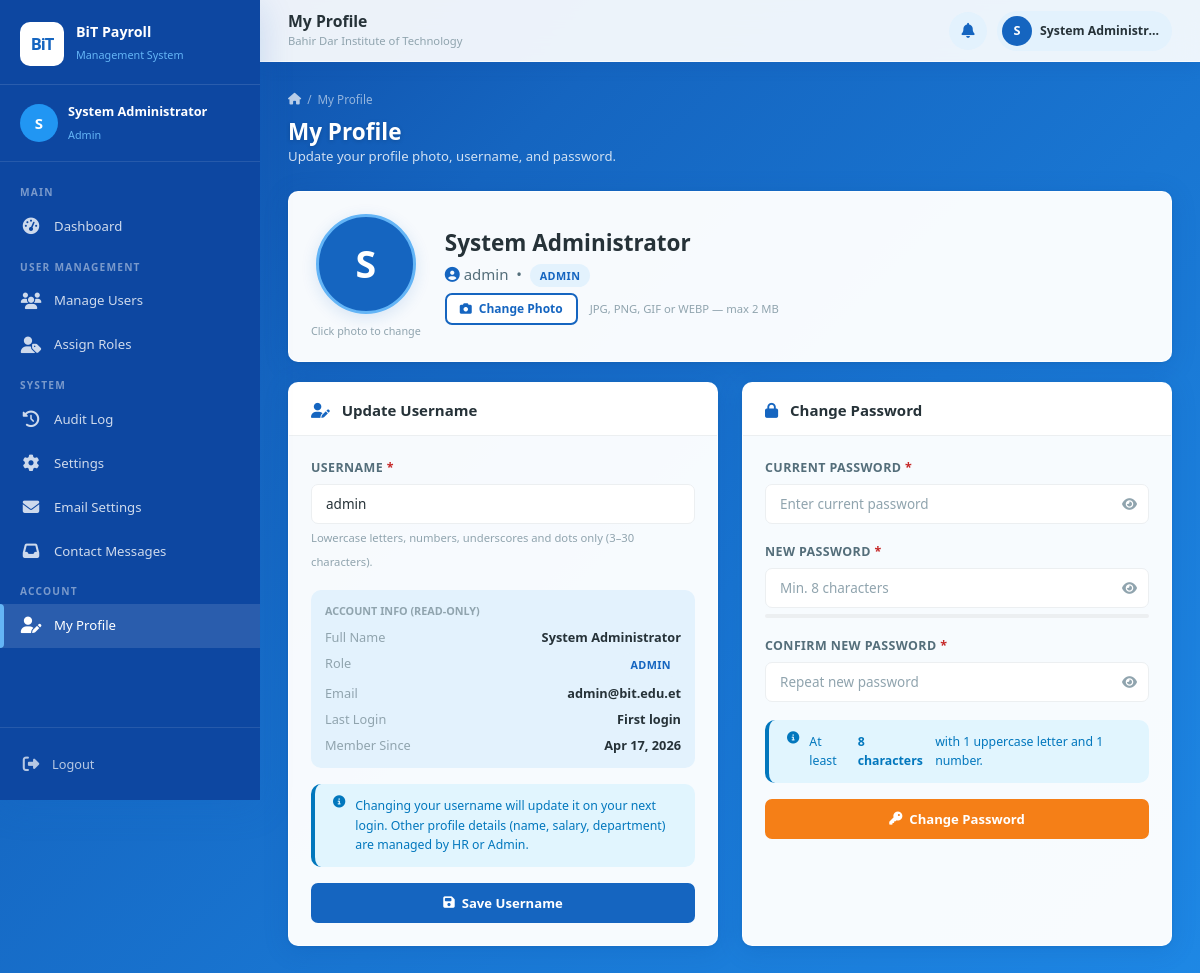
Page /pages/profile/my_profile.php (signed in) on the committed database.
### tables this page shows
CREATE TABLE users (
    user_id       INT UNSIGNED    NOT NULL AUTO_INCREMENT,
    username      VARCHAR(50)     NOT NULL UNIQUE,
    password      VARCHAR(255)    NOT NULL,           
    role          ENUM('admin','hr','finance','employee') NOT NULL DEFAULT 'employee',
    full_name     VARCHAR(100)    NOT NULL,
    email         VARCHAR(100)             UNIQUE,
    is_active     TINYINT(1)      NOT NULL DEFAULT 1,
    last_login    DATETIME                 DEFAULT NULL,
    created_at    DATETIME        NOT NULL DEFAULT CURRENT_TIMESTAMP,
    updated_at    DATETIME        NOT NULL DEFAULT CURRENT_TIMESTAMP
                                           ON UPDATE CURRENT_TIMESTAMP,
    PRIMARY KEY (user_id),
    INDEX idx_users_role     (role),
    INDEX idx_users_active   (is_active)
);

### pages/profile/my_profile.php (the view, shortened to what this page needs)
<?php
$depth      = '../../';
$pdo     = getDB();
$user_id = (int)$_SESSION['user_id'];
$script_name = str_replace('\\', '/', $_SERVER['SCRIPT_NAME']);
$project_url = substr($script_name, 0, strpos($script_name, '/pages/'));
$uploads_url = $project_url . '/assets/uploads/profiles/';
$user_stmt = $pdo->prepare("
    SELECT u.*,
           e.emp_id, e.position, e.status AS emp_status,
           d.dept_name
    FROM   users u
    LEFT JOIN employees e  ON e.user_id = u.user_id
    LEFT JOIN departments d ON e.dept_id = d.dept_id
    WHERE  u.user_id = ?
");
$user_stmt->execute([$user_id]);
$user = $user_stmt->fetch();
$photo_url = $user['profile_photo']
    ? $uploads_url . rawurlencode($user['profile_photo'])
    : null;
require_once $depth . 'includes/header.php';
?>
<div class="breadcrumb">
    <i class="fas fa-home"></i><span>/</span><span>My Profile</span>
</div>
<div class="page-header">
    <h1>My Profile</h1>
    <p>Update your profile photo, username, and password.</p>
</div>
<div class="card mb-3">
    <div class="card-body">
        <div style="display:flex;align-items:center;gap:24px;flex-wrap:wrap;">
            <div style="flex-shrink:0;text-align:center;">
                <div style="position:relative;display:inline-block;cursor:pointer;"
                     onclick="document.getElementById('photoInput').click()"
                     title="Click to change photo">
                    <div id="photoInitials"
                         style="width:100px;height:100px;border-radius:50%;background:var(--primary);
                                display:<?= $photo_url ? 'none' : 'flex' ?>;
                                align-items:center;justify-content:center;
                                color:white;font-size:2.5rem;font-weight:700;
                                border:3px solid var(--accent-light);box-shadow:var(--shadow-md);">
                        <?= $initials ?>
                    </div>
                </div>
                <p style="font-size:0.72rem;color:var(--gray-400);margin:8px 0 0;">
                    Click photo to change
                </p>
            </div>
            <div style="flex:1;min-width:0;">
                <h2 style="margin:0 0 4px;"><?= htmlspecialchars($user['full_name']) ?></h2>
                <p style="color:var(--gray-600);margin:0 0 6px;">
                    <i class="fas fa-user-circle" style="color:var(--primary);"></i>
                    <?= htmlspecialchars($user['username']) ?>
                    &nbsp;&bull;&nbsp;
                    <span class="badge badge-primary"><?= ucfirst($user['role']) ?></span>
                </p>
                <button type="button"
                        onclick="document.getElementById('photoInput').click()"
                        class="btn btn-secondary btn-sm">
                    <i class="fas fa-camera"></i> Change Photo
                </button>
                <span style="font-size:0.75rem;color:var(--gray-400);margin-left:8px;">
                    JPG, PNG, GIF or WEBP &mdash; max 2 MB
                </span>
            </div>
        </div>
    </div>
</div>
<div class="grid-2" style="gap:24px;margin-bottom:24px;">
    <div class="card">
        <div class="card-header">
            <h3><i class="fas fa-user-edit" style="color:var(--primary);margin-right:8px"></i>
                Update Username
            </h3>
        </div>
        <div class="card-body">
            <form method="POST" action="">
                <div class="form-group">
                    <label class="form-label">Username <span style="color:var(--danger)">*</span></label>
                    <input type="text" name="username" class="form-control"
                           value="<?= htmlspecialchars($user['username']) ?>"
                           placeholder="e.g. john.doe"
                           autocomplete="username" required>
                    <span class="form-hint">
                        Lowercase letters, numbers, underscores and dots only (3–30 characters).
                    </span>
                </div>
                <div style="background:var(--bg-light);border-radius:var(--radius);
                            padding:12px 14px;margin-bottom:16px;">
                    <p style="font-size:0.72rem;color:var(--gray-400);margin:0 0 8px;
                               text-transform:uppercase;font-weight:700;">
                        Account Info (read-only)
                    </p>
                    <div style="display:flex;flex-direction:column;gap:6px;font-size:0.85rem;">
                        <div style="display:flex;justify-content:space-between;">
                            <span style="color:var(--gray-400);">Full Name</span>
                            <strong><?= htmlspecialchars($user['full_name']) ?></strong>
                        </div>
                        <div style="display:flex;justify-content:space-between;">
                            <span style="color:var(--gray-400);">Role</span>
                            <span class="badge badge-primary"><?= ucfirst($user['role']) ?></span>
                        </div>
                        <div style="display:flex;justify-content:space-between;">
                            <span style="color:var(--gray-400);">Email</span>
                            <strong><?= htmlspecialchars($user['email'] ?? '—') ?></strong>
                        </div>
                        <div style="display:flex;justify-content:space-between;">
                            <span style="color:var(--gray-400);">Last Login</span>
                            <strong>
                                <?= $user['last_login']
                                    ? date('M d, Y H:i', strtotime($user['last_login']))
                                    : 'First login' ?>
                            </strong>
                        </div>
                        <div style="display:flex;justify-content:space-between;">
                            <span style="color:var(--gray-400);">Member Since</span>
                            <strong><?= date('M d, Y', strtotime($user['created_at'])) ?></strong>
                        </div>
                    </div>
                </div>
                <div class="alert alert-info" style="font-size:0.82rem;margin-bottom:16px;">
                    <i class="fas fa-info-circle"></i>
                    Changing your username will update it on your next login.
                    Other profile details (name, salary, department) are managed by HR or Admin.
                </div>
                <button type="submit" name="update_username" class="btn btn-primary w-100">
                    <i class="fas fa-save"></i> Save Username
                </button>
            </form>
        </div>
    </div>
    <div class="card">
        <div class="card-header">
            <h3><i class="fas fa-lock" style="color:var(--primary);margin-right:8px"></i>
                Change Password
            </h3>
        </div>
        <div class="card-body">
            <form method="POST" action="" novalidate>
                <div class="form-group">
                    <label class="form-label">Current Password <span style="color:var(--danger)">*</span></label>
                    <div style="position:relative;">
                        <input type="password" name="current_password" id="cur_pass"
                               class="form-control" placeholder="Enter current password"
                               autocomplete="current-password" required>
                        <button type="button" onclick="togglePwd('cur_pass','eye1')"
                                style="position:absolute;right:12px;top:50%;transform:translateY(-50%);
                                       background:none;border:none;cursor:pointer;color:var(--gray-400);">
                            <i class="fas fa-eye" id="eye1"></i>
                        </button>
                    </div>
                </div>
                <div class="form-group">
                    <label class="form-label">New Password <span style="color:var(--danger)">*</span></label>
                    <div style="position:relative;">
                        <input type="password" name="new_password" id="new_pass"
                               class="form-control" placeholder="Min. 8 characters"
                               autocomplete="new-password"
                               oninput="checkStrength(this.value)" required>
                        <button type="button" onclick="togglePwd('new_pass','eye2')"
                                style="position:absolute;right:12px;top:50%;transform:translateY(-50%);
                                       background:none;border:none;cursor:pointer;color:var(--gray-400);">
                            <i class="fas fa-eye" id="eye2"></i>
                        </button>
                    </div>
                    <div style="margin-top:6px;">
                        <div style="height:4px;background:var(--gray-200);border-radius:4px;overflow:hidden;">
                        </div>
                    </div>
                </div>
                <div class="form-group">
                    <label class="form-label">Confirm New Password <span style="color:var(--danger)">*</span></label>
                    <div style="position:relative;">
                        <input type="password" name="confirm_password" id="conf_pass"
                               class="form-control" placeholder="Repeat new password"
                               autocomplete="new-password"
                               oninput="checkMatch()" required>
                        <button type="button" onclick="togglePwd('conf_pass','eye3')"
                                style="position:absolute;right:12px;top:50%;transform:translateY(-50%);
                                       background:none;border:none;cursor:pointer;color:var(--gray-400);">
                            <i class="fas fa-eye" id="eye3"></i>
                        </button>
                    </div>
                </div>
                <div class="alert alert-info" style="font-size:0.82rem;margin-bottom:16px;">
                    <i class="fas fa-info-circle"></i>
                    At least <strong>8 characters</strong> with 1 uppercase letter and 1 number.
                </div>
                <button type="submit" name="change_password" class="btn btn-warning w-100">
                    <i class="fas fa-key"></i> Change Password
                </button>
            </form>
        </div>
    </div>
</div>
<?php require_once $depth . 'includes/footer.php'; ?>

### assets/css/style.css (style rules this page uses)
*, *::before, *::after { box-sizing: border-box; margin: 0; padding: 0; }
html { font-size: 15px; scroll-behavior: smooth; }
body { font-family: var(--font); background: var(--body-gradient); background-attachment: fixed; color: var(--gray-800); min-height: 100vh; line-height: 1.6; overflow-x: hidden; }
h1, h2, h3, h4, h5, h6 { font-weight: 600; color: var(--gray-800); line-height: 1.3; }
h1 { font-size: 1.9rem; }
h2 { font-size: 1.5rem; }
h3 { font-size: 1.2rem; }
p { margin-bottom: 0.75rem; }
.page-header { margin-bottom: 24px; }
.page-header h1 { font-size: 1.5rem; color: var(--white); text-shadow: 0 1px 4px rgba(0,0,0,0.18); }
.page-header p { color: rgba(255,255,255,0.80); font-size: 0.88rem; margin: 0; }
.breadcrumb { display: flex; align-items: center; gap: 6px; font-size: 0.78rem; color: rgba(255,255,255,0.70); margin-bottom: 8px; flex-wrap: wrap; }
.breadcrumb span { color: rgba(255,255,255,0.55); }
.card { background: rgba(255, 255, 255, 0.97); border-radius: var(--radius); box-shadow: 0 4px 24px rgba(13, 71, 161, 0.18), 0 1px 4px rgba(0,0,0,0.08); border: 1px solid rgba(255, 255, 255, 0.80); overflow: hidden; }
.card-header { padding: 18px 22px 14px; border-bottom: 1px solid var(--gray-200); display: flex; align-items: center; justify-content: space-between; flex-wrap: wrap; gap: 8px; background: rgba(255,255,255,0.98); }
.card-header h3 { font-size: 1rem; color: var(--gray-800); }
.card-body { padding: 22px; }
.btn { display: inline-flex; align-items: center; gap: 7px; padding: 9px 20px; border-radius: 7px; font-size: 0.875rem; font-weight: 600; cursor: pointer; border: 2px solid transparent; transition: var(--transition); text-decoration: none; white-space: nowrap; font-family: var(--font); min-height: 40px; }
.btn-primary { background: var(--primary); color: var(--white); border-color: var(--primary); }
.btn-secondary { background: var(--white); color: var(--primary); border-color: var(--primary); }
.btn-warning { background: var(--warning); color: var(--white); border-color: var(--warning); }
.btn-sm { padding: 5px 13px; font-size: 0.8rem; min-height: 32px; }
.w-100 { width: 100%; justify-content: center; }
.form-group { margin-bottom: 18px; }
.form-label { display: block; font-size: 0.83rem; font-weight: 600; color: var(--gray-600); margin-bottom: 6px; text-transform: uppercase; letter-spacing: 0.4px; }
.form-control { width: 100%; padding: 10px 14px; border: 1.5px solid var(--gray-200); border-radius: 7px; font-size: 0.9rem; font-family: var(--font); color: var(--gray-800); background: var(--white); transition: var(--transition); outline: none; -webkit-appearance: none; appearance: none; }
.form-control::placeholder { color: var(--gray-400); }
.form-hint { font-size: 0.75rem; color: var(--gray-400); margin-top: 4px; }
.badge { display: inline-flex; align-items: center; padding: 3px 10px; border-radius: 20px; font-size: 0.72rem; font-weight: 700; text-transform: uppercase; letter-spacing: 0.4px; white-space: nowrap; }
.badge-primary { background: var(--bg-light); color: var(--primary); }
.alert { padding: 12px 18px; border-radius: var(--radius); font-size: 0.875rem; margin-bottom: 16px; display: flex; align-items: flex-start; gap: 10px; border-left: 4px solid; }
.alert-info { background: var(--info-light); color: var(--info); border-color: var(--info); }
.mb-3 { margin-bottom: 20px; }
.grid-2 { display: grid; grid-template-columns: 1fr 1fr; gap: 20px; }

### rows in the picture
users: full_name "System Administrator", username "admin", role "ADMIN", email "admin@bit.edu.et", created_at "Apr 17, 2026"

### other values in the picture
$initials "S"
$user_name "System Administrator"
$role "Admin"
$page_title "My Profile"
$user_name "System Administr…"
